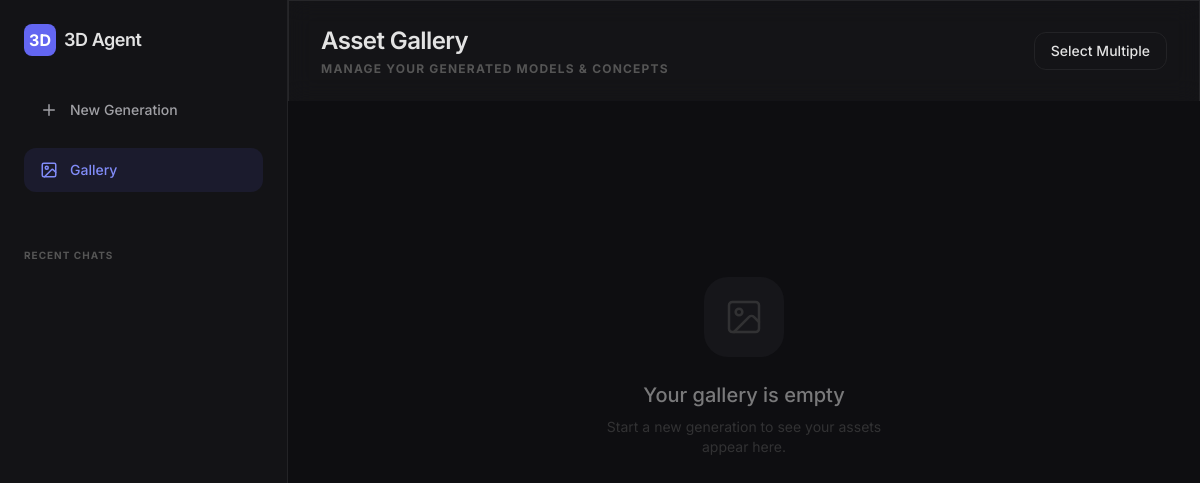
The app's page /gallery/, older data.
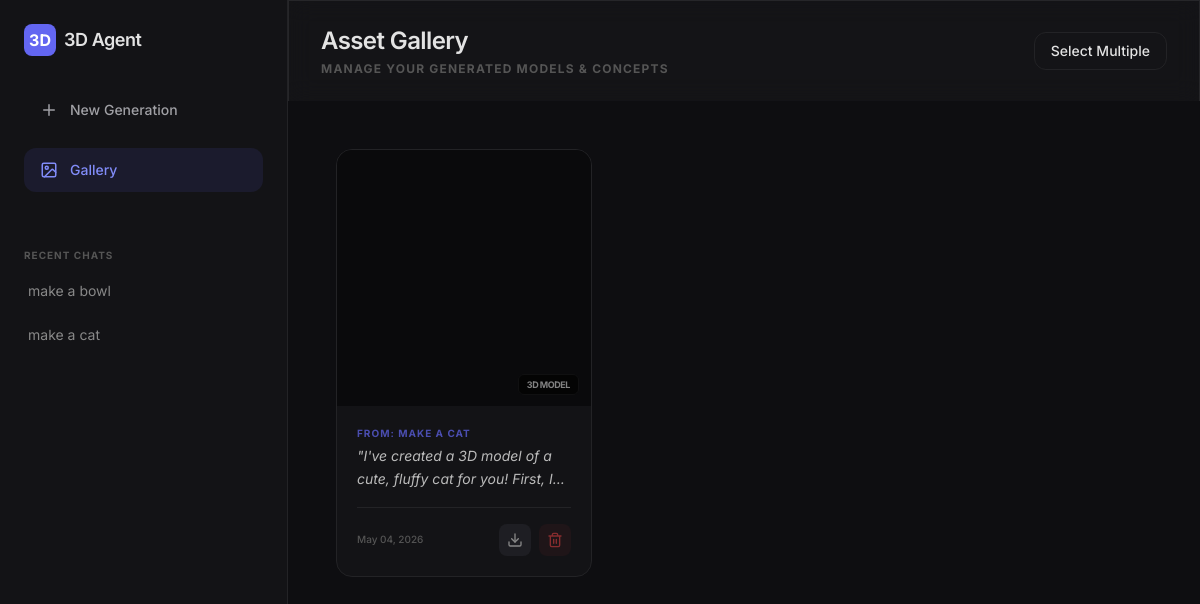
The same page, newer data.
### chat_interface/models.py (models this page shows, shortened)
class ChatSession(models.Model):
    title = models.CharField(max_length=100, default="New Chat")
    created_at = models.DateTimeField(default=now)
    class Meta:
        ordering = ['-created_at'] # Newest chats at the top

class ChatMessage(models.Model):
    session = models.ForeignKey(ChatSession, on_delete=models.SET_NULL, null=True, related_name="messages")
    sender = models.CharField(max_length=50) # 'user' or 'assistant'
    text = models.TextField()
    object_path = models.URLField(blank=True, null=True) # For the 3D GLB file
    created_at = models.DateTimeField(default=now)
    class Meta:
        ordering = ['created_at'] # Oldest to newest for chat history

### chat_interface/views.py (the view)
# urls.py: path('gallery/', views.gallery, name='gallery'),
def gallery(request):
    all_sessions = ChatSession.objects.all()
    generated_assets = ChatMessage.objects.exclude(object_path__isnull=True).exclude(object_path__exact='').order_by('-created_at')
    return render(request, 'chat_interface/gallery.html', {
        'all_sessions': all_sessions,
        'assets': generated_assets
    })

### chat_interface/templates/chat_interface/gallery.html (shortened to what this page needs)
<!DOCTYPE html>
<html lang="en">
<head>
    <script src="https://cdn.tailwindcss.com"></script>
</head>
<body class="bg-[#0e0e11] text-[#e3e3e3] h-screen flex overflow-hidden">
    <aside class="w-72 bg-[#131316] border-r border-[#232326] flex flex-col transition-all duration-300">
        <div class="p-6">
            <a href="{% url 'index' %}" class="flex items-center gap-2 mb-8 hover:opacity-80 transition">
                <div class="w-8 h-8 bg-indigo-500 rounded-lg flex items-center justify-center font-bold text-white">3D</div>
                <span class="text-lg font-semibold tracking-tight">3D Agent</span>
            </a>
            <a href="{% url 'new_chat' %}" class="w-full flex items-center gap-3 px-4 py-3 rounded-xl hover:bg-[#1e1e23] text-[#a0a0a5] hover:text-white text-sm font-medium transition mb-4">
                <svg xmlns="http://www.w3.org/2000/svg" width="18" height="18" viewBox="0 0 24 24" fill="none" stroke="currentColor" stroke-width="2" stroke-linecap="round" stroke-linejoin="round"><path d="M12 5v14M5 12h14"/></svg>
                New Generation
            </a>
            <a href="{% url 'gallery' %}" class="w-full flex items-center gap-3 px-4 py-3 rounded-xl bg-indigo-500/10 text-indigo-400 text-sm font-medium transition mb-8">
                Gallery
            </a>
        </div>
        <div class="flex-1 overflow-y-auto px-4 space-y-1">
            <div class="px-2 text-[10px] font-bold text-[#555] uppercase tracking-[0.1em] mb-2">Recent Chats</div>
            {% for session in all_sessions %}
                <a href="{% url 'chat_detail' session.id %}" class="block px-3 py-2.5 rounded-lg text-sm text-[#888] hover:bg-[#1e1e23] hover:text-[#ccc] transition truncate">
                    {{ session.title }}
                </a>
            {% endfor %}
        </div>
    </aside>
    <main class="flex-1 flex flex-col min-w-0 bg-[#0e0e11] overflow-y-auto">
        <header class="sticky top-0 z-10 px-8 py-6 glass border-b-0 flex justify-between items-center">
            <div>
                <h1 class="text-2xl font-semibold tracking-tight">Asset Gallery</h1>
                <p class="text-xs text-[#555] mt-1 uppercase tracking-widest font-bold">Manage your generated models & concepts</p>
            </div>
            <div class="flex items-center gap-3">
                <button id="select-mode-btn" class="px-4 py-2 rounded-xl border border-[#232326] text-sm font-medium hover:bg-[#1e1e23] transition">
                    Select Multiple
                </button>
            </div>
        </header>
        <div class="p-8 md:p-12">
            {% if assets %}
                <div class="grid grid-cols-1 sm:grid-cols-2 lg:grid-cols-3 2xl:grid-cols-4 gap-6">
                    {% for asset in assets %}
                        <div class="asset-card relative group flex flex-col bg-[#131316] rounded-2xl border border-[#232326] overflow-hidden transition-all hover:scale-[1.02] hover:shadow-2xl fade-in"
                             data-id="{{ asset.id }}">
                            <div class="h-64 bg-[#0a0a0c] relative">
                                <div class="absolute bottom-3 right-3">
                                    <span class="px-2 py-1 bg-black/60 backdrop-blur-md rounded-md text-[9px] font-bold text-white/50 uppercase tracking-tighter border border-white/5">
                                        {% if ".glb" in asset.object_path %}3D Model{% else %}Concept{% endif %}
                                    </span>
                                </div>
                            </div>
                            <div class="p-5 flex-1 flex flex-col">
                                <div class="flex-1 mb-4">
                                    <p class="text-[10px] font-bold text-indigo-500/70 uppercase tracking-widest mb-1">
                                        {% if asset.session %}From: {{ asset.session.title }}{% else %}Standalone Asset{% endif %}
                                    </p>
                                    <p class="text-sm text-[#bbb] line-clamp-2 italic leading-relaxed">"{{ asset.text|truncatewords:20 }}"</p>
                                </div>
                                <div class="flex items-center justify-between mt-auto pt-4 border-t border-[#232326]">
                                    <span class="text-[10px] font-medium text-[#555]">{{ asset.created_at|date:"M d, Y" }}</span>
                                    <div class="flex gap-2">
                                        <a href="{{ asset.object_path }}" download class="p-2 rounded-lg bg-[#1e1e23] hover:bg-[#25252b] text-[#888] hover:text-white transition">
                                            <svg xmlns="http://www.w3.org/2000/svg" width="16" height="16" viewBox="0 0 24 24" fill="none" stroke="currentColor" stroke-width="2" stroke-linecap="round" stroke-linejoin="round"><path d="M21 15v4a2 2 0 0 1-2 2H5a2 2 0 0 1-2-2v-4"/><polyline points="7 10 12 15 17 10"/><line x1="12" x2="12" y1="15" y2="3"/></svg>
                                        </a>
                                        <button onclick="deleteSingle({{ asset.id }})" class="p-2 rounded-lg bg-red-500/5 hover:bg-red-500/10 text-red-500/50 hover:text-red-400 transition">
                                            <svg xmlns="http://www.w3.org/2000/svg" width="16" height="16" viewBox="0 0 24 24" fill="none" stroke="currentColor" stroke-width="2" stroke-linecap="round" stroke-linejoin="round"><path d="M3 6h18M19 6v14c0 1-1 2-2 2H7c-1 0-2-1-2-2V6M8 6V4c0-1 1-2 2-2h4c1 0 2 1 2 2v2M10 11v6M14 11v6"/></svg>
                                        </button>
                                    </div>
                                </div>
                            </div>
                        </div>
                    {% endfor %}
                </div>
            {% else %}
                <div class="flex flex-col items-center justify-center py-32 text-center opacity-50">
                    <div class="w-20 h-20 rounded-3xl bg-[#1e1e23] flex items-center justify-center mb-6">
                        <svg xmlns="http://www.w3.org/2000/svg" width="40" height="40" viewBox="0 0 24 24" fill="none" stroke="#555" stroke-width="1.5" stroke-linecap="round" stroke-linejoin="round"><rect width="18" height="18" x="3" y="3" rx="2" ry="2"/><circle cx="9" cy="9" r="2"/><path d="m21 15-3.086-3.086a2 2 0 0 0-2.828 0L6 21"/></svg>
                    </div>
                    <h2 class="text-xl font-medium mb-2">Your gallery is empty</h2>
                    <p class="text-sm text-[#555] max-w-xs mx-auto">Start a new generation to see your assets appear here.</p>
                </div>
            {% endif %}
        </div>
    </main>
</body>
</html>

### chat_interface/templates/chat_interface/gallery.html (style rules this page uses)
body { font-family: 'Inter', sans-serif; }
.glass { background: rgba(23, 23, 26, 0.7); backdrop-filter: blur(12px); border: 1px solid rgba(255, 255, 255, 0.08); }
.fade-in { animation: fadeIn 0.4s ease-out forwards; }

Row changes from the older to the newer data that the page shows:
added ChatSession: title "make a bowl"
added ChatSession: title "make a cat"
added ChatMessage: shows "3D MODEL", session "MAKE A CAT", text "I've created a 3D model of a cute, fluffy cat for you! First,…", created_at "May 04, 2026"
Text that changed along with them:
text no longer shown: "Your gallery is empty Start a new generation to see your assets appear here."
